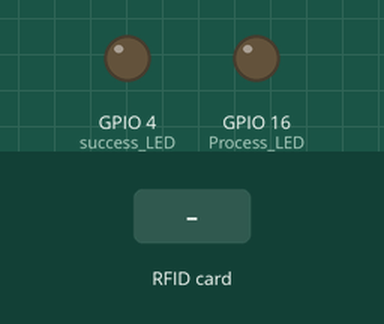
Recording of a sketch running on a simulated ESP8266 (NodeMCU). On the bench: output pins drawn as LEDs (lit = HIGH). Inputs (shaded band) come from the test bench. WiFi joins after 1.5 s; servers stay silent unless stated; uploads are accepted with an empty reply; pins used as bus, display or sensor lines are not drawn; what the sketch prints to the serial monitor is not drawn.

Above: at 3.2 s.
3.3 s: RFID card 5E 7A 19 C4 held to the reader
At 3.42 s:
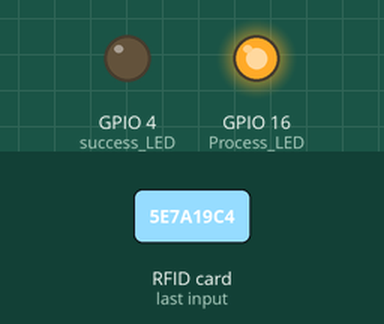
At 4.3 s:
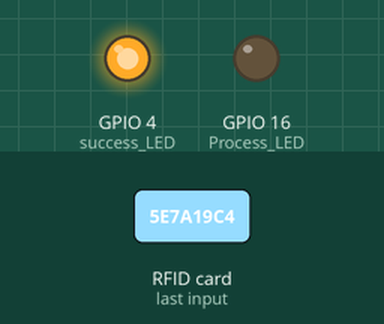
Timing chart, 0 to 6.3 s (numbered marks = the images above; inputs shaded):
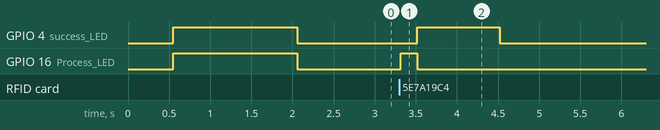

The sketch:

read_and_send.ino
```cpp
 /*
  # # # # # # # # # # # # # # # # # # # # # # # # # # # # # # # # # # # #                                                               #
  #                 Installation :                                      #
  # NodeMCU ESP8266/ESP12E    RFID MFRC522 / RC522                      #
  #         D4      <---------->   SDA/SS                               #
  #         D5       <---------->   SCK                                 #
  #         D7       <---------->   MOSI                                #
  #         D6       <---------->   MISO                                #
  #         GND      <---------->   GND                                 #
  #         D3       <---------->   RST                                 #
  #         3V/3V3   <---------->   3.3V                                #
  #         D0       <---------->   LED Yellow                          #
  #         D1       <---------->   LED orange                          #
  #         D2       <---------->   LED green                           #
  # # # # # # # # # # # # # # # # # # # # # # # # # # # # # # # # # # # #
*/

//----Include the NodeMCU ESP8266 Library---//
#include <ESP8266WebServer.h>
#include <ESP8266HTTPClient.h>
#include <WiFiClientSecure.h>
#include <ESP8266WiFi.h>

//Include the library for the RFID Reader
#include <SPI.h>
#include <MFRC522.h>

//define the pin numbers
#define SS_PIN 2 //--> SDA / SS is connected to pinout D4
#define RST_PIN 5  //--> RST is connected to pinout D3

#define ON_Board_LED 2  //--> Defining an On Board LED, used for indicators when the process of connecting to a wifi router
#define Process_LED 16 // D0 pin for the Process_LED
#define success_LED 4  // D1 pin for the success_LED
#define fail_LED 5

MFRC522 mfrc522(SS_PIN, RST_PIN);  //--> Create MFRC522 instance.

int readsuccess;
byte readcard[4];
char str[32] = "";
String StrUID;

//-----SSID and Password of the access point you want to create from the system-------//
const char* ssid = "AndroidAP_7554";
const char* password = "123456789";

//set the endpoint that data will be dropped
// const String paymentType = "credit";  //change to debit for debitting account
// const String apikey = "somade_daniel";
const String servername = "http://192.168.13.149:3000/attendance";
// const String servername = "http://api.ipify.org";

//add api key and payement type to the endpoint
const String serverApi = servername ;

ESP8266WebServer server(80);  //--> Server on port 80

void setup() {
  Serial.begin(115200); //--> Initialize serial communications with the PC

  SPI.begin();      //--> Init SPI bus

  mfrc522.PCD_Init(); //--> Init MFRC522 card

  delay(500);

  pinMode(ON_Board_LED, OUTPUT);
  pinMode(Process_LED, OUTPUT);
  pinMode(success_LED,OUTPUT);
  pinMode(fail_LED,OUTPUT);
  digitalWrite(ON_Board_LED, LOW); //--> Turn off Led On Board
  digitalWrite(Process_LED, HIGH);
  digitalWrite(success_LED, HIGH);
  digitalWrite(fail_LED, HIGH);
  // WiFi.softAP(ssid, password);  //  -> create the access point
 WiFi.begin(ssid, password);
  Serial.print("Connecting to WiFi...");
  while (WiFi.status() != WL_CONNECTED) {
      delay(500);
      Serial.print(".");
  }
  Serial.println("Connected to WiFi");
  Serial.print("IP address:\t");
  Serial.println(WiFi.localIP());
  Serial.println("HTTP server started");

  Serial.println("");
  Serial.println("Please tag a card or keychain to see the UID !");
  Serial.println("");
  digitalWrite(Process_LED, LOW);
  digitalWrite(success_LED, LOW);
  digitalWrite(fail_LED, LOW);
}

void loop() {
  readsuccess = getid();
  if (readsuccess) {
    String UIDresultSend, postData;

    // When it reads a card, turn on the LED and Process_LED
    digitalWrite(ON_Board_LED, LOW);
    digitalWrite(Process_LED, HIGH);

    // Get the card number and print it on the serial monitor
    UIDresultSend = StrUID;
    Serial.println(UIDresultSend);

    // Concatenate the server API URL with the card number to send data + "?card_number=" + UIDresultSend
    String request = serverApi ;
    // WiFi.softAP(ssid, password);
    Serial.print("IP address:\t");
    // Serial.println(WiFi.softAPIP());
    Serial.print("Request: "); Serial.println(request);


    if (WiFi.status() == WL_CONNECTED) {
      HTTPClient http;
      WiFiClientSecure client;
      WiFiClient no_seq_client;
      http.begin(no_seq_client, request);  // Specify the server URL and WiFi client object
      http.setTimeout(20000);
      client.setInsecure();
      http.addHeader("Content-Type", "application/json");
      String jsonBody = "{\"id\": \"" + StrUID + "\"}";

      int httpCode = http.POST( jsonBody );  // Make the GET request

      // Check the response status code
      if (httpCode > 0 && httpCode<400) {
        Serial.printf("HTTP Response code: %d\n", httpCode);

        // Get the response payload (if any)
        String payload = http.getString();
        Serial.println("Response payload:");
        Serial.println(payload);
        digitalWrite(Process_LED,LOW);
        digitalWrite(success_LED,HIGH);
        delay(1000);
        digitalWrite(success_LED,LOW);
      } else {
        digitalWrite(Process_LED,LOW);
        digitalWrite(fail_LED,HIGH);
        delay(1000);
        digitalWrite(fail_LED,LOW);
        Serial.printf("Error in HTTP request: %s\n", http.errorToString(httpCode).c_str());
      }

      http.end();  // End the connection
  }
  else {
    Serial.println("WiFi Disconnected");
  }


    // digitalWrite(ON_Board_LED, LOW);   // Turn on the Process_LED and LED for 0.2 sec after receiving response
    // digitalWrite(Process_LED, HIGH);
    // delay(200);
    // digitalWrite(ON_Board_LED, HIGH);
    // digitalWrite(Process_LED, LOW);


    Serial.println("");    // Add a new line in serial monitor
  }
}

//----------------Procedure for reading and obtaining a UID from a card or keychain----------//
int getid() {
  if (!mfrc522.PICC_IsNewCardPresent()) {
    return 0;
  }
  if (!mfrc522.PICC_ReadCardSerial()) {
    return 0;
  }

  Serial.print("THE UID OF THE SCANNED CARD IS : ");

  for (int i = 0; i < 4; i++) {
    readcard[i] = mfrc522.uid.uidByte[i]; //storing the UID of the tag in readcard
    array_to_string(readcard, 4, str);
    StrUID = str;
  }
  mfrc522.PICC_HaltA();
  return 1;
}

//----Procedure to change the result of reading an array UID into a string----------//
void array_to_string(byte array[], unsigned int len, char buffer[]) {
  for (unsigned int i = 0; i < len; i++)
  {
    byte nib1 = (array[i] >> 4) & 0x0F;
    byte nib2 = (array[i] >> 0) & 0x0F;
    buffer[i * 2 + 0] = nib1  < 0xA ? '0' + nib1  : 'A' + nib1  - 0xA;
    buffer[i * 2 + 1] = nib2  < 0xA ? '0' + nib2  : 'A' + nib2  - 0xA;
  }
  buffer[len * 2] = '\0';
}
```

Measured:
- after the input at 3.3 s, GPIO 4 (success_LED): LOW → HIGH after 0.22 s, → LOW 1.0 s later; GPIO 16 (Process_LED): LOW → HIGH at once, → LOW 0.20 s later
